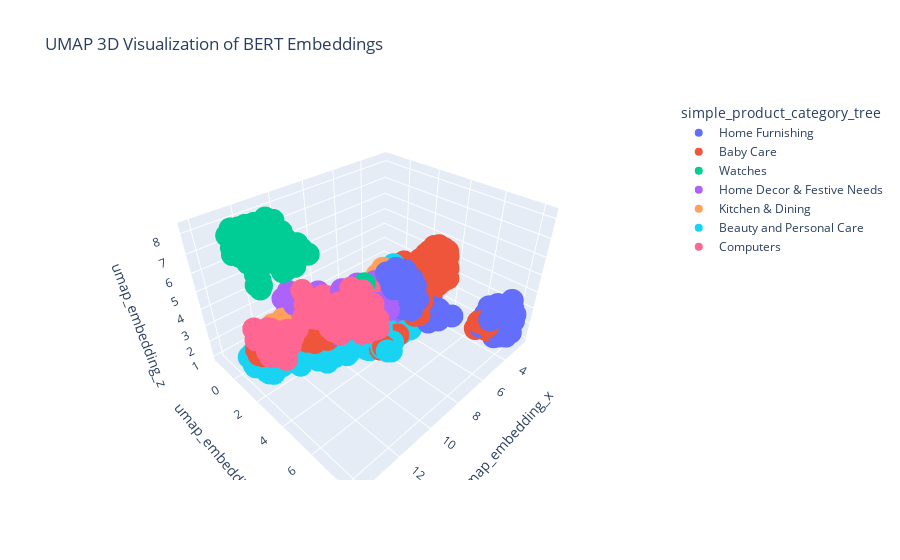

The notebook cell saved with this chart:
### Code cell
# Réduire la dimensionnalité des embeddings avec UMAP
reducer = umap.UMAP(n_neighbors=100, min_dist=0.6, metric='cosine', n_components=3, random_state=graine)
embedding_3d = reducer.fit_transform(list(corpus_BERT['bert_embeddings_cls']))

# Ajouter les embeddings 3D au DataFrame
corpus_BERT['umap_embedding_x'] = embedding_3d[:, 0]
corpus_BERT['umap_embedding_y'] = embedding_3d[:, 1]
corpus_BERT['umap_embedding_z'] = embedding_3d[:, 2]

# Visualiser les embeddings 3D avec Plotly

fig = px.scatter_3d(corpus_USE,
                    x='umap_embedding_x',
                    y='umap_embedding_y',
                    z='umap_embedding_z',
                    color='simple_product_category_tree',
                    hover_data=['NMF_label'],
                    title='UMAP 3D Visualization of BERT Embeddings')
fig.show()

# Regarder avec les embeddings complet à quel point les catégories se chevauchent (distance max par exemple)

### Figure 1 — Plotly figure (JSON) as saved in the notebook; plotly's stock layout.template omitted (floating-point values rounded to 4 significant figures; data arrays with more than 128 entries replaced by an {"elided": "..."} marker saying what was removed)
{"data": [{"customdata": {"elided": "150x1 int values"}, "hovertemplate": "simple_product_category_tree=Home Furnishing<br>umap_embedding_x=%{x}<br>umap_embedding_y=%{y}<br>umap_embedding_z=%{z}<br>NMF_label=%{customdata[0]}<extra></extra>", "legendgroup": "Home Furnishing", "marker": {"color": "#636efa", "symbol": "circle"}, "mode": "markers", "name": "Home Furnishing", "scene": "scene", "showlegend": true, "type": "scatter3d", "x": {"elided": "150 float values"}, "y": {"elided": "150 float values"}, "z": {"elided": "150 float values"}}, {"customdata": {"elided": "150x1 int values"}, "hovertemplate": "simple_product_category_tree=Baby Care<br>umap_embedding_x=%{x}<br>umap_embedding_y=%{y}<br>umap_embedding_z=%{z}<br>NMF_label=%{customdata[0]}<extra></extra>", "legendgroup": "Baby Care", "marker": {"color": "#EF553B", "symbol": "circle"}, "mode": "markers", "name": "Baby Care", "scene": "scene", "showlegend": true, "type": "scatter3d", "x": {"elided": "150 float values"}, "y": {"elided": "150 float values"}, "z": {"elided": "150 float values"}}, {"customdata": {"elided": "150x1 int values"}, "hovertemplate": "simple_product_category_tree=Watches<br>umap_embedding_x=%{x}<br>umap_embedding_y=%{y}<br>umap_embedding_z=%{z}<br>NMF_label=%{customdata[0]}<extra></extra>", "legendgroup": "Watches", "marker": {"color": "#00cc96", "symbol": "circle"}, "mode": "markers", "name": "Watches", "scene": "scene", "showlegend": true, "type": "scatter3d", "x": {"elided": "150 float values"}, "y": {"elided": "150 float values"}, "z": {"elided": "150 float values"}}, {"customdata": {"elided": "150x1 int values"}, "hovertemplate": "simple_product_category_tree=Home Decor & Festive Needs<br>umap_embedding_x=%{x}<br>umap_embedding_y=%{y}<br>umap_embedding_z=%{z}<br>NMF_label=%{customdata[0]}<extra></extra>", "legendgroup": "Home Decor & Festive Needs", "marker": {"color": "#ab63fa", "symbol": "circle"}, "mode": "markers", "name": "Home Decor & Festive Needs", "scene": "scene", "showlegend": true, "type": "scatter3d", "x": {"elided": "150 float values"}, "y": {"elided": "150 float values"}, "z": {"elided": "150 float values"}}, {"customdata": {"elided": "150x1 int values"}, "hovertemplate": "simple_product_category_tree=Kitchen & Dining<br>umap_embedding_x=%{x}<br>umap_embedding_y=%{y}<br>umap_embedding_z=%{z}<br>NMF_label=%{customdata[0]}<extra></extra>", "legendgroup": "Kitchen & Dining", "marker": {"color": "#FFA15A", "symbol": "circle"}, "mode": "markers", "name": "Kitchen & Dining", "scene": "scene", "showlegend": true, "type": "scatter3d", "x": {"elided": "150 float values"}, "y": {"elided": "150 float values"}, "z": {"elided": "150 float values"}}, {"customdata": {"elided": "150x1 int values"}, "hovertemplate": "simple_product_category_tree=Beauty and Personal Care<br>umap_embedding_x=%{x}<br>umap_embedding_y=%{y}<br>umap_embedding_z=%{z}<br>NMF_label=%{customdata[0]}<extra></extra>", "legendgroup": "Beauty and Personal Care", "marker": {"color": "#19d3f3", "symbol": "circle"}, "mode": "markers", "name": "Beauty and Personal Care", "scene": "scene", "showlegend": true, "type": "scatter3d", "x": {"elided": "150 float values"}, "y": {"elided": "150 float values"}, "z": {"elided": "150 float values"}}, {"customdata": {"elided": "150x1 int values"}, "hovertemplate": "simple_product_category_tree=Computers<br>umap_embedding_x=%{x}<br>umap_embedding_y=%{y}<br>umap_embedding_z=%{z}<br>NMF_label=%{customdata[0]}<extra></extra>", "legendgroup": "Computers", "marker": {"color": "#FF6692", "symbol": "circle"}, "mode": "markers", "name": "Computers", "scene": "scene", "showlegend": true, "type": "scatter3d", "x": {"elided": "150 float values"}, "y": {"elided": "150 float values"}, "z": {"elided": "150 float values"}}], "layout": {"legend": {"title": {"text": "simple_product_category_tree"}, "tracegroupgap": 0}, "scene": {"domain": {"x": [0, 1], "y": [0, 1]}, "xaxis": {"title": {"text": "umap_embedding_x"}}, "yaxis": {"title": {"text": "umap_embedding_y"}}, "zaxis": {"title": {"text": "umap_embedding_z"}}}, "title": {"text": "UMAP 3D Visualization of BERT Embeddings"}}}
